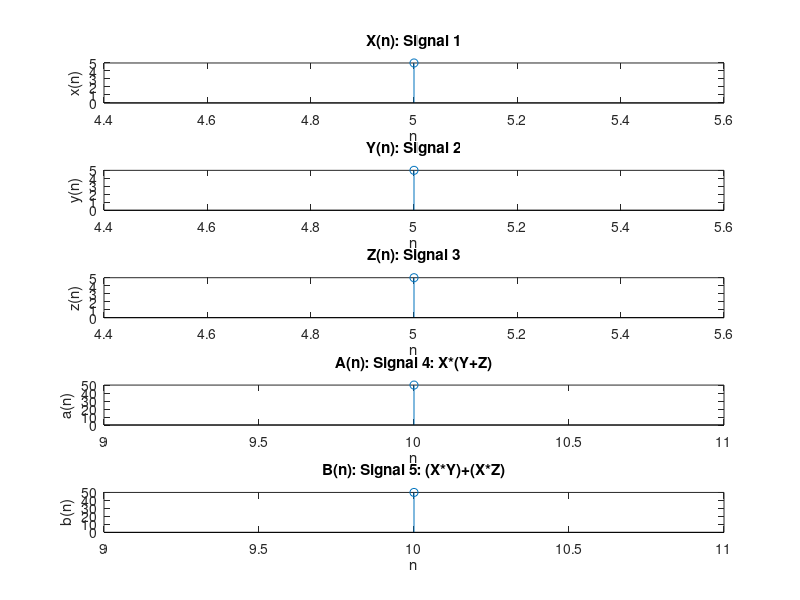

Recreate this plot in MATLAB.
% Program to check distributive property
% x(n): [ 1 2 3 4 5 6 7 8 9 10], starting position: -2
% y(n): [ 10 9 8 7 6 5 4 3 2 1], starting position: 5
% z(n): [ 8 4 8 4 8 4 8 4], starting position: 1
% a*(b+c) = a*b + a*c
xn=input('enter sequence of x(n) :');
xs=input('enter starting point of x(n) :');
xe=(xs + length(xn)-1);
yn=input('enter sequence of y(n) :');
ys=input('enter starting point of y(n) :');
ye=(ys + length(yn)-1);
zn=input('enter sequence of z(n) :');
zs=input('enter starting point of z(n) :');
ze=(zs + length(zn)-1);
s=min(xs, ys);
s=min(s, zs);
e=max(xe, ye);
e=max(e, ze);
xn=[zeros(1,xs-s),xn,zeros(1,e-xe)]
yn=[zeros(1,ys-s),yn,zeros(1,e-ye)]
zn=[zeros(1,zs-s),zn,zeros(1,e-ze)]
t=(s:e);
subplot(5,1,1);
stem(t,xn);
title('X(n): Signal 1');
xlabel('n');
ylabel('x(n)');
subplot(5,1,2);
stem(t,yn);
title('Y(n): Signal 2');
xlabel('n');
ylabel('y(n)');
subplot(5,1,3);
stem(t,zn);
title('Z(n): Signal 3');
xlabel('n');
ylabel('z(n)');
an=(conv(xn,yn+zn))
bn=(conv(xn, yn))+(conv(xn, zn))
as=(s+s);
ae=(e+e);
na=(as:ae);
subplot(5,1,4);
stem(na,an);
title('A(n): Signal 4: X*(Y+Z)');
xlabel('n');
ylabel('a(n)');
subplot(5,1,5);
stem(na,bn);
title('B(n): Signal 5: (X*Y)+(X*Z)');
xlabel('n');
ylabel('b(n)');
if (an==bn)
    fprintf("same");
else
    fprintf("not same");
end